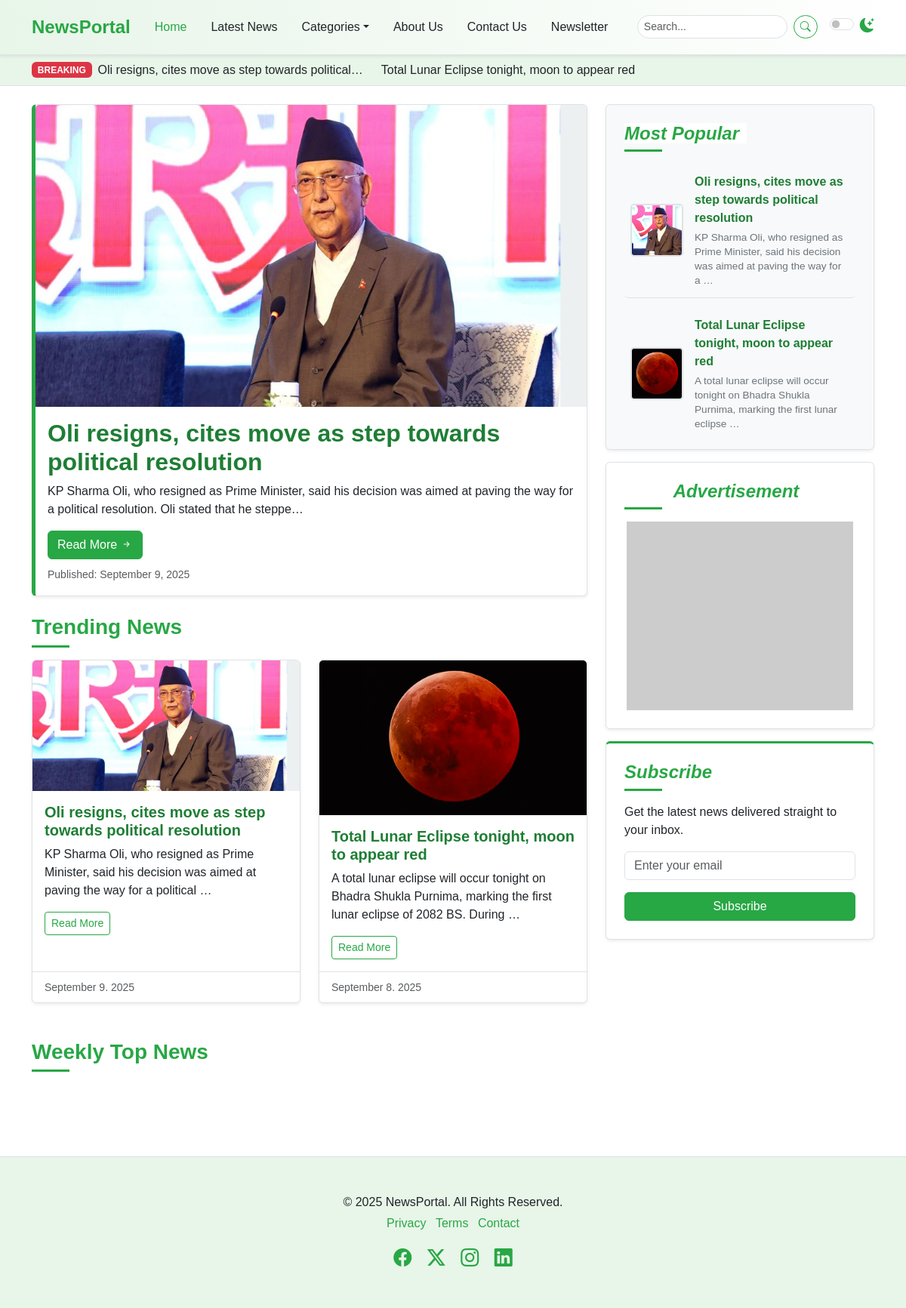
The page / on the database its author committed.
### newspaper/models.py (models this page shows, shortened)
class TimeStampModel(models.Model):
    created_at= models.DateTimeField(auto_now_add=True)
    updated_at=models.DateTimeField(auto_now=True)
    class Meta:
        abstract= True # don't create table in DB

class Post(TimeStampModel):
    STATUS_CHOICES = [
        ("active","Active"),
        ("in_active","Inactive"),
    ]
    title=models.CharField(max_length=256)
    content=models.TextField()
    featured_image = models.ImageField(upload_to="post_images/%Y/%m/%d", blank=False) #install pillow library
    views_count= models.PositiveBigIntegerField(default=0)
    author=models.ForeignKey("auth.User",on_delete=models.CASCADE)
    status=models.CharField(max_length=20, choices=STATUS_CHOICES, default="active")
    is_breaking_news= models.BooleanField(default=False)
    published_at=models.DateTimeField(null=True, blank=True)
    category=models.ForeignKey(Category, on_delete=models.CASCADE)
    tags= models.ManyToManyField(Tag)

### newspaper/views.py (the view)
# urls.py: path("",views.HomePageView.as_view(),name="home"),
class HomePageView(TemplateView):
    template_name="newsportal/home.html"
    def get_context_data(self, **kwargs):
        context = super().get_context_data(**kwargs)
        context["featured_post"]=(
            Post.objects.filter(published_at__isnull=False, status="active")
            .order_by("-published_at","-views_count")
            .first()
        )
        context["popular_posts"] = Post.objects.filter(
            published_at__isnull=False, status="active"
        ).order_by("-published_at")[:5]
        one_week_ago = timezone.now() - timedelta(days=7)
        context["weeky_top_posts"]= Post.objects.filter(
            published_at__isnull=False, status="active", published_at__gte=one_week_ago
        ).order_by("-published_at","-views_count")[:5]
        context["breaking_news"]= Post.objects.filter(
            published_at__isnull=False, status="active",is_breaking_news=True
        ).order_by("-published_at")[:3]
        context["trending_news"]=Post.objects.filter(
            published_at__isnull=False, status="active"
        ).order_by("-published_at")[:4]
        return context

### templates/newsportal/home.html
{% extends "newsportal/base.html" %}
{% block content %}
    {% include "newsportal/home/breaking_news.html" %}
    <div class="container mt-4">
      <div class="row">
        <div class="col-lg-8">
          {% include "newsportal/home/left/featured_story.html" %}
          {% include "newsportal/home/left/trending_news.html" %}
          {% include "newsportal/home/left/weekly_top_news.html" %}
        </div>
        <div class="col-lg-4">
          <div class="position-sticky sticky-sidebar-offset">
              {% include "newsportal/home/right/most_popular.html" %}
              {% include "newsportal/home/right/advertisement.html" %}
              {% include "newsportal/home/right/newsletter.html" %}
          </div>
        </div>
      </div>
    </div>
{% endblock content %}

### templates/newsportal/base.html (shortened to what this page needs)
{% load static %}
<!DOCTYPE html>
<html lang="en" data-bs-theme="light">
  <head>
    <link href="{% static 'css/bootstrap.min.css' %}"
          rel="stylesheet"
 />
    <link rel="stylesheet"
          href="https://cdn.jsdelivr.net/npm/bootstrap-icons@1.11.3/font/bootstrap-icons.min.css" />
    <link rel="stylesheet" href="{% static 'newsportal/style.css' %}" />
  </head>
  <body>
    {% include "newsportal/nav.html" %}
    {% block content %}
    {% endblock content %}
   {% include "newsportal/footer.html" %}
  </body>
</html>

### templates/newsportal/nav.html (shortened to what this page needs)
    <nav class="navbar navbar-expand-lg sticky-top elegant-navbar">
      <div class="container">
        <a class="navbar-brand fw-bold" href="index.html">NewsPortal</a>
        <div class="collapse navbar-collapse" id="navbarNavDropdown">
          <ul class="navbar-nav me-auto mb-2 mb-lg-0">
            <li class="nav-item">
              <a class="nav-link active" aria-current="page" href="index.html">Home</a>
            </li>
            <li class="nav-item">
              <a class="nav-link" href="latest-news.html">Latest News</a>
            </li>
            <li class="nav-item dropdown">
              <a class="nav-link dropdown-toggle"
                 href="#"
                 role="button"
                 data-bs-toggle="dropdown"
                 aria-expanded="false">Categories</a>
            </li>
            <li class="nav-item">
              <a class="nav-link" href="about.html">About Us</a>
            </li>
            <li class="nav-item">
              <a class="nav-link" href="contact.html">Contact Us</a>
            </li>
            <li class="nav-item">
              <a class="nav-link" href="#newsletter-section">Newsletter</a>
            </li>
          </ul>
          <form class="d-flex me-3" role="search">
            <input class="form-control form-control-sm me-2"
                   type="search"
                   placeholder="Search..."
                   aria-label="Search" />
            <button class="btn btn-outline-success btn-sm" type="submit">
              <i class="bi bi-search"></i>
            </button>
          </form>
          <div class="form-check form-switch">
            <input class="form-check-input"
                   type="checkbox"
                   role="switch"
                   id="darkModeSwitch" />
            <label class="form-check-label" for="darkModeSwitch">
              <i class="bi bi-moon-stars-fill"></i>
            </label>
          </div>
        </div>
      </div>
    </nav>

### templates/newsportal/home/breaking_news.html
    <div class="breaking-news-ticker bg-light py-2">
      <div class="container">
        <div class="d-flex align-items-center">
          <span class="badge bg-danger me-2">BREAKING</span>
          <marquee behavior="scroll"
                   direction="left"
                   onmouseover="this.stop();"
                   onmouseout="this.start();">
            {% for post in breaking_news %}
            <a href="article.html" class="text-dark text-decoration-none me-4">{{post.title|truncatechars:50}}</a>
          </marquee>
          {% endfor %}
        </div>
      </div>
    </div>

### templates/newsportal/home/left/featured_story.html
          <div class="card mb-4 featured-story-card shadow-sm">
            <img src="{{ featured_post.featured_image.url }}"
            width="800"
            height="400"
            class="card-img-top"
                 alt="Featured Story" />
            <div class="card-body">
              <h2 class="card-title fw-bold">{{ featured_post.title }}</h2>
              <p class="card-text">
                {{ featured_post.content|truncatechars:150 }}
              </p>
              <a href="article.html" class="btn btn-success">Read More <i class="bi bi-arrow-right-short"></i></a>
              <p class="card-text mt-2">
                <small class="text-muted">Published: {{ featured_post.published_at|date:"F j, Y" }}</small>
              </p>
            </div>
          </div>

### templates/newsportal/home/left/trending_news.html
          <h3 class="mb-3 section-title">
            <span>Trending News</span>
          </h3>
          <div class="row row-cols-1 row-cols-md-2 g-4">
             {% for post in trending_news %}
            <div class="col">
              <div class="card h-100 shadow-sm news-card">
                <img src="{{ post.featured_image.url }}"
                     class="card-img-top"
                     alt="Trending News 1" />
                <div class="card-body">
                  <h5 class="card-title">{{ post.title }}</h5>
                  <p class="card-text">{{ post.content|striptags|truncatewords:20 }}</p>
                  <a href="#" class="btn btn-outline-success btn-sm">Read More</a>
                </div>
                <div class="card-footer">
                  <small class="text-muted">{{ post.published_at|date:"F j. Y" }}</small>
                </div>
              </div>
            </div>
            {% endfor %}
          </div>

### templates/newsportal/home/left/weekly_top_news.html (shortened to what this page needs)
          <h3 class="mt-5 mb-3 section-title">
            <span>Weekly Top News</span>
          </h3>

### templates/newsportal/home/right/most_popular.html
            <div class="p-4 mb-3 bg-light rounded sidebar-widget shadow-sm">
              <h4 class="fst-italic section-title">
                <span>Most Popular</span>
              </h4>
              <ul class="list-unstyled mb-0 popular-list">
                 {% for post in popular_posts %}
                <li>
                  <img src="{{ post.featured_image.url }}"
                  width="70"
                  height="70"
                  alt="Popular 1" />
                  <div>
                      <a href="article.html" class="popular-title-link">{{ post.title }}</a>
                      <p class="popular-description">{{ post.content|truncatechars:100 }}</p>
                  </div>
                </li>
                {% endfor %}
              </ul>
            </div>

### templates/newsportal/home/right/advertisement.html
            <div class="p-4 mb-3 rounded sidebar-widget shadow-sm text-center">
              <h4 class="fst-italic section-title">
                <span>Advertisement</span>
              </h4>
              <img src="https://placehold.co/300x250/e8f5e9/333333?text=Ad+Banner"
                   class="img-fluid"
                   alt="Advertisement" />
            </div>

### templates/newsportal/home/right/newsletter.html (shortened to what this page needs)
            <div id="newsletter-section"
                 class="p-4 mb-3 rounded sidebar-widget newsletter-widget shadow-sm">
              <h4 class="fst-italic section-title">
                <span>Subscribe</span>
              </h4>
              <p>Get the latest news delivered straight to your inbox.</p>
              <form>
                <div class="mb-3">
                  <input type="email"
                         class="form-control"
                         id="newsletterEmail"
                         placeholder="Enter your email" />
                </div>
                <button type="submit" class="btn btn-success w-100">Subscribe</button>
              </form>
            </div>

### templates/newsportal/footer.html
 <footer class="py-5 mt-5 elegant-footer">
      <div class="container text-center">
        <p class="mb-1">&copy; 2025 NewsPortal. All Rights Reserved.</p>
        <ul class="list-inline">
          <li class="list-inline-item">
            <a href="#">Privacy</a>
          </li>
          <li class="list-inline-item">
            <a href="#">Terms</a>
          </li>
          <li class="list-inline-item">
            <a href="#">Contact</a>
          </li>
        </ul>
        <div class="social-icons mt-3">
          <a href="#" class="text-decoration-none me-3"><i class="bi bi-facebook fs-4"></i></a>
          <a href="#" class="text-decoration-none me-3"><i class="bi bi-twitter-x fs-4"></i></a>
          <a href="#" class="text-decoration-none me-3"><i class="bi bi-instagram fs-4"></i></a>
          <a href="#" class="text-decoration-none"><i class="bi bi-linkedin fs-4"></i></a>
        </div>
      </div>
    </footer>

### rows shown on the page
Post: title "Oli resigns, cites move as step towards political…", featured_image (picture), title "Oli resigns, cites move as step towards political resolution", content "KP Sharma Oli, who resigned as Prime Minister, said his decision was aimed at paving the way for a political resolution. Oli stated that he steppe…", published_at "September 9, 2025", content "KP Sharma Oli, who resigned as Prime Minister, said his decision was aimed at paving the way for a political …", published_at "September 9. 2025", content "KP Sharma Oli, who resigned as Prime Minister, said his decision was aimed at paving the way for a …"
Post: title "Total Lunar Eclipse tonight, moon to appear red", featured_image (picture), content "A total lunar eclipse will occur tonight on Bhadra Shukla Purnima, marking the first lunar eclipse of 2082 BS. During …", published_at "September 8. 2025", content "A total lunar eclipse will occur tonight on Bhadra Shukla Purnima, marking the first lunar eclipse …"
